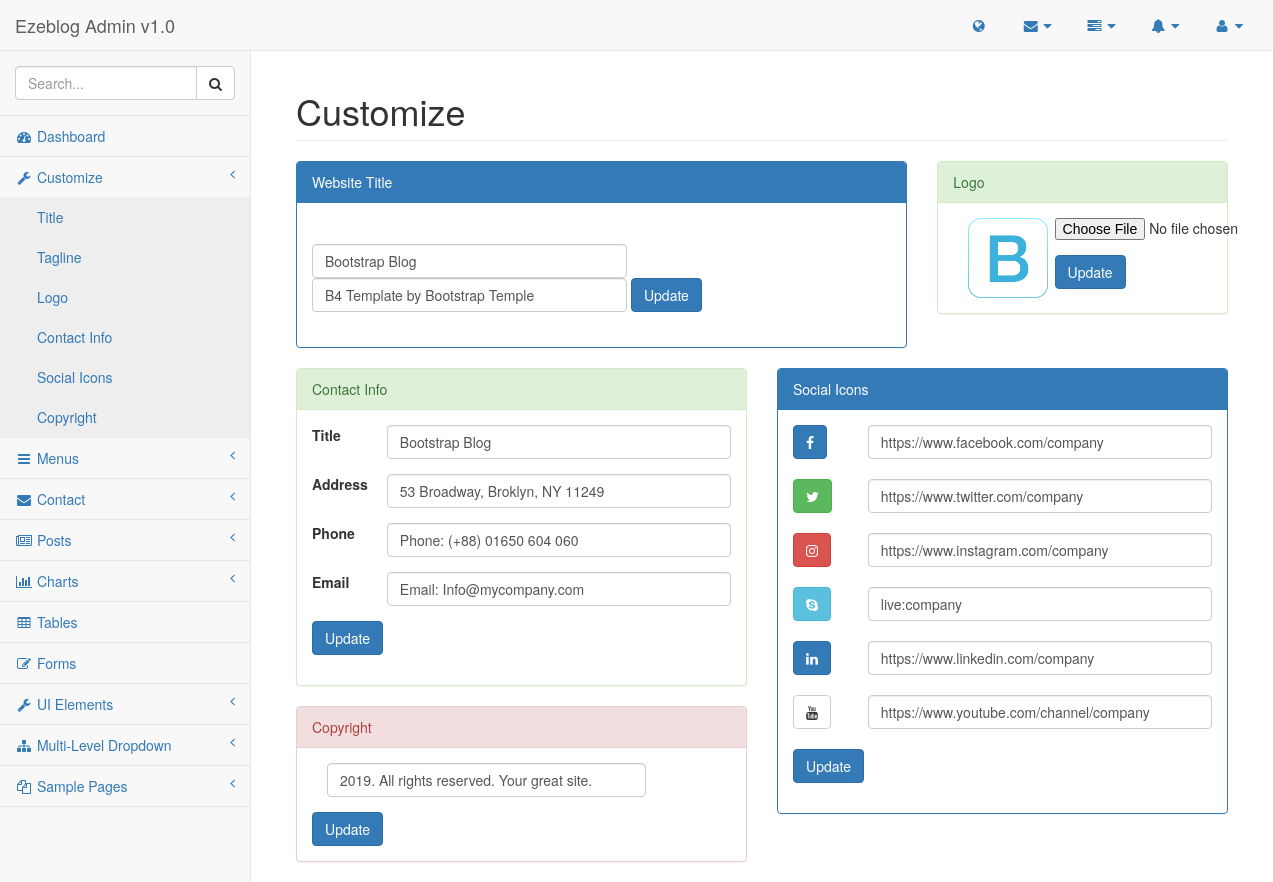
/admin/pages/customize.php (signed in), run on an earlier commit of the app's database.
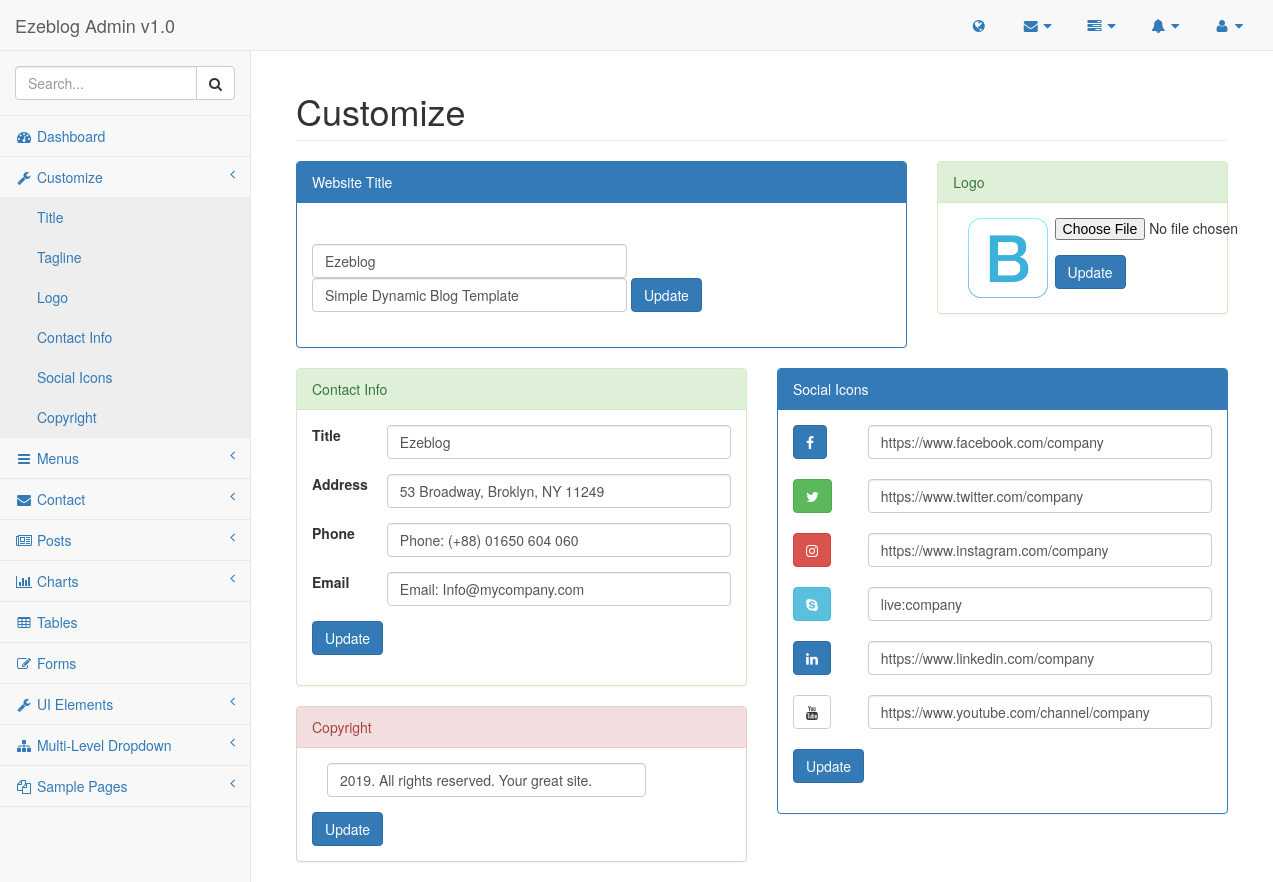
And on a later commit of the database.
### tables this page shows
CREATE TABLE `list_customize` (
  `id` int(11) NOT NULL,
  `title` varchar(255) NOT NULL,
  `tagline` varchar(255) NOT NULL,
  `url` varchar(255) NOT NULL,
  `logo` varchar(255) NOT NULL,
  `textlogo` varchar(255) NOT NULL,
  `address` varchar(255) NOT NULL,
  `phone` varchar(255) NOT NULL,
  `email` varchar(255) NOT NULL,
  `copyright` varchar(255) NOT NULL,
  `status` int(11) NOT NULL DEFAULT '1',
  `updated_at` timestamp NOT NULL ON UPDATE CURRENT_TIMESTAMP
);

### lib/database.php (called while the page is built, shortened)
<?php
Class Database{
    public $host   = DB_HOST;
    public $user   = DB_USER;
    public $pass   = DB_PASS;
    public $name   = DB_NAME;
    public $link;
    private function connectDB(){
        $this->link = new mysqli($this->host, $this->user, $this->pass, $this->name);
    }
    public function select($query){
        $result = $this->link->query($query) or die($this->link->error.__LINE__);
        if($result->num_rows > 0){
            return $result;
        } else {
            return false;
        }
    }
}
?>

### admin/pages/customize.php (the view, shortened to what the changed rows need)
<?php include '../inc/header.php'; ?>
<div id="page-wrapper">
    <div class="container-fluid">
        <div class="row">
            <div class="col-lg-12">
                <h1 class="page-header">Customize</h1>
            </div>
                <?php
                    $query = "SELECT * FROM list_customize WHERE id = '1'  ";
                    $data = $database->select($query);
                    if($data){
                        while($result = $data->fetch_assoc()){
                ?>
                <div id="title-panel">
                    <div class="col-lg-8">
                        <div class="panel panel-primary">
                            <div class="panel-heading">
                                Website Title
                            </div>
                            <div class="panel-body title-panel">
                                <form class="form-inline title-form" action="" method="post">
                                    <div class="form-group mx-sm-3 mb-2">
                                        <input type="text" name="title" class="form-control" id="inputPassword2" value="<?php echo $result['title']; ?>">
                                    </div>
                                    <div class="form-group mx-sm-3 mb-2">
                                        <input type="text" name="tagline" class="form-control" id="inputPassword2" value="<?php echo $result['tagline']; ?>">
                                    </div>
                                    <input type="submit" class="btn btn-primary mb-2" name="headline" value="Update">
                                </form>
                            </div>
                        </div>
                    </div>
                    <div class="col-lg-4">
                        <div class="panel panel-success">
                            <div class="panel-heading">
                                Logo
                            </div>
                            <div class="panel-body">
                                <div class="col-md-4">
                                    <img src="../<?php echo $result['logo']; ?>" alt="" width="80px" height="80px">
                                </div>
                                <div class="col-md-8">
                                    <form action="" class="" method="post"  enctype="multipart/form-data">
                                        <div class="form-group">
                                            <input type="file" name="image" />
                                        </div>
                                        <input type="submit" class="btn btn-primary mb-2" name="logo" value="Update">
                                    </form>
                                </div>
                            </div>
                        </div>
                    </div>
              </div>
                <div id="contact-panel">
                    <div class="col-lg-6">
                        <div class="panel panel-success">
                            <div class="panel-heading">
                                Contact Info
                            </div>
                            <div class="panel-body">
                                <form action=""  method="post">
                                    <div class="form-group row">
                                        <label for="inputEmail3" class="col-sm-2 col-form-label">Title</label>
                                        <div class="col-sm-10">
                                            <input type="text" name="title" class="form-control" id="inputEmail3" value="<?php echo $result['title']; ?>">
                                        </div>
                                    </div>
                                    <div class="form-group row">
                                        <label for="inputEmail3" class="col-sm-2 col-form-label">Address</label>
                                        <div class="col-sm-10">
                                            <input type="text" name="address" class="form-control" id="inputEmail3" value="<?php echo $result['address']; ?>">
                                        </div>
                                    </div>
                                    <div class="form-group row">
                                        <label for="inputEmail3" class="col-sm-2 col-form-label">Phone</label>
                                        <div class="col-sm-10">
                                            <input type="text" name="phone" class="form-control" id="inputEmail3" value="<?php echo $result['phone']; ?>">
                                        </div>
                                    </div>
                                    <div class="form-group row">
                                        <label for="inputEmail3" class="col-sm-2 col-form-label">Email</label>
                                        <div class="col-sm-10">
                                            <input type="text" name="email" class="form-control" id="inputEmail3" value="<?php echo $result['email']; ?>">
                                        </div>
                                    </div>
                                    <div class="form-group row">
                                        <div class="col-sm-10">
                                            <input type="submit" class="btn btn-primary mb-2" name="contact" value="Update">
                                        </div>
                                    </div>
                                </form>
                            </div>
                        </div>
                        <div class="panel panel-danger">
                            <div class="panel-heading">
                                Copyright
                            </div>
                            <div class="panel-body">
                                <form  action="" method="post">
                                    <div class="form-group col-md-10">
                                        <input type="text" name="copyright" class="form-control" id="inputPassword2" value="<?php echo $result['copyright']; ?>">
                                    </div>
                                    <input type="submit" class="btn btn-primary mb-2" name="copytext" value="Update">
                                </form>
                            </div>
                        </div>
                    </div>
                    <div class="col-lg-6">
                        <div class="panel panel-primary">
                            <div class="panel-heading">
                                Social Icons
                            </div>
                            <div class="panel-body">
                                <form action="" method="post">
                                    <?php
                                        $query = "SELECT * FROM list_social WHERE id = '1'  ";
                                        $data = $database->select($query);
                                        if($data){
                                        while($result = $data->fetch_assoc()){
                                    ?>
                                    <div class="form-group row">
                                        <label for="inputEmail3" class="col-sm-2 col-form-label"><a href="" class="btn btn-primary btn-facebook"><i class="fa fa-facebook"></i></a></label>
                                        <div class="col-sm-10">
                                            <input type="facebook" name="facebook" class="form-control" id="inputEmail3" value="<?php echo $result['facebook']; ?>">
                                        </div>
                                    </div>
                                    <div class="form-group row">
                                        <label for="inputEmail3" class="col-sm-2 col-form-label"><a href="" class="btn btn-primary btn-success"><i class="fa fa-twitter"></i></a></label>
                                        <div class="col-sm-10">
                                            <input type="text" name="twitter" class="form-control" id="inputEmail3" value="<?php echo $result['twitter']; ?>">
                                        </div>
                                    </div>
                                    <div class="form-group row">
                                        <label for="inputEmail3" class="col-sm-2 col-form-label"><a href="" class="btn btn-danger btn-instagram"><i class="fa fa-instagram"></i></a></label>
                                        <div class="col-sm-10">
                                            <input type="text" name="instagram" class="form-control" id="inputEmail3" value="<?php echo $result['instagram']; ?>">
                                        </div>
                                    </div>
                                    <div class="form-group row">
                                        <label for="inputEmail3" class="col-sm-2 col-form-label"><a href="" class="btn btn-info btn-skype"><i class="fa fa-skype"></i></a></label>
                                        <div class="col-sm-10">
                                            <input type="text" name="skype" class="form-control" id="inputEmail3" value="<?php echo $result['skype']; ?>">
                                        </div>
                                    </div>
                                    <div class="form-group row">
                                        <label for="inputEmail3" class="col-sm-2 col-form-label"><a href="" class="btn btn-primary btn-linkedin"><i class="fa fa-linkedin"></i></a></label>
                                        <div class="col-sm-10">
                                            <input type="text" name="linkedin" class="form-control" id="inputEmail3" value="<?php echo $result['linkedin']; ?>">
                                        </div>
                                    </div>
                                    <div class="form-group row">
                                        <label for="inputEmail3" class="col-sm-2 col-form-label"><a href="" class="btn btn-default btn-youtube"><i class="fa fa-youtube"></i></a></label>
                                        <div class="col-sm-10">
                                            <input type="text" name="youtube" class="form-control" id="inputEmail3" value="<?php echo $result['youtube']; ?>">
                                        </div>
                                    </div>
                                    <div class="form-group row">
                                        <div class="col-sm-10">
                                            <input type="submit" class="btn btn-primary mb-2" name="social" value="Update">
                                        </div>
                                    </div>
                                    <?php
                                            }
                                        }
                                    ?>
                                </form>
                            </div>
                        </div>
                    </div>
              </div>
            <?php
                    }
                }
            ?>
        </div>
    </div>
</div>
<?php include '../inc/footer.php'; ?>

What changed in the data, as far as the page shows it:
changed list_customize "53 Broadway, Broklyn, NY 11249": title "Bootstrap Blog" → "Ezeblog"; tagline "B4 Template by Bootstrap Temple" → "Simple Dynamic Blog Template"
